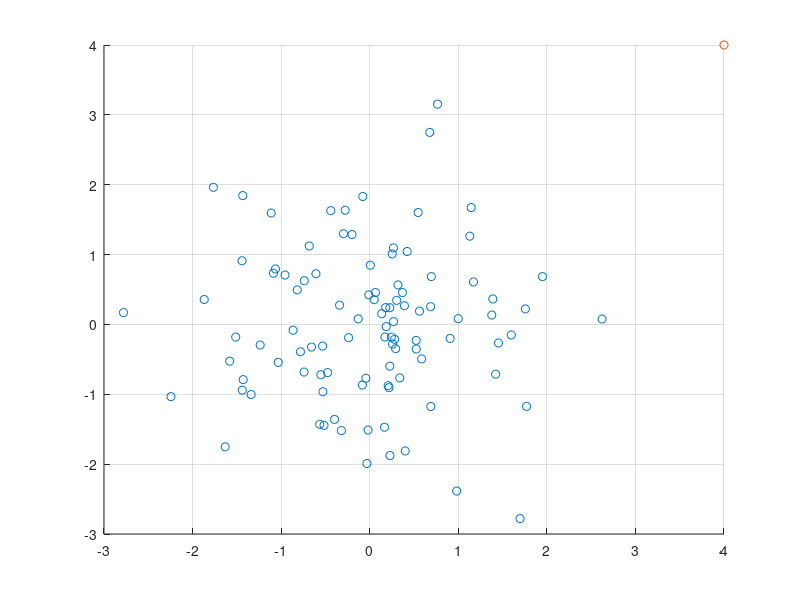

The MATLAB script that drew this image:
% Mahalanobios Distance
%create a random vector

X = mvnrnd([0 0],[1 0.0001; .0001 1],100)

Y = [4,4]

D = mahal(Y,X)

figure;
scatter(X(:,1),X(:,2))
hold on
scatter(Y(:,1),Y(:,2),'r+'); grid on
